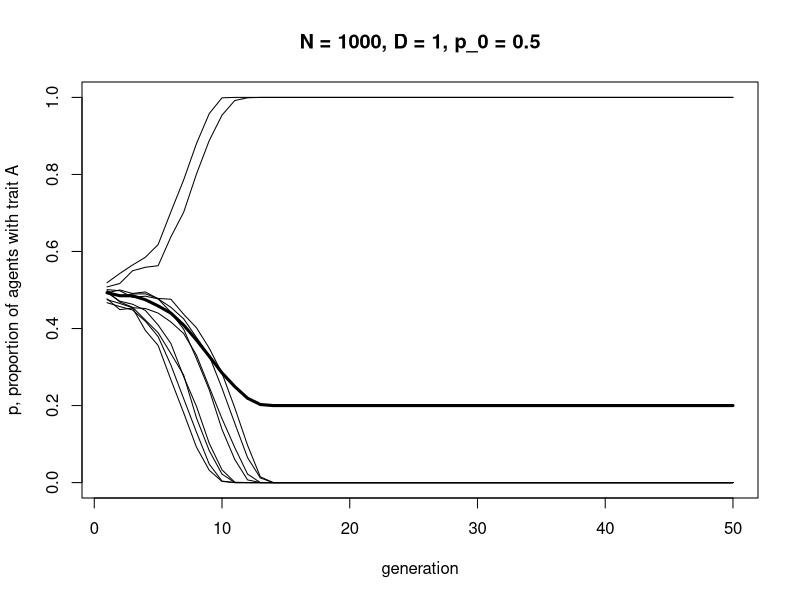
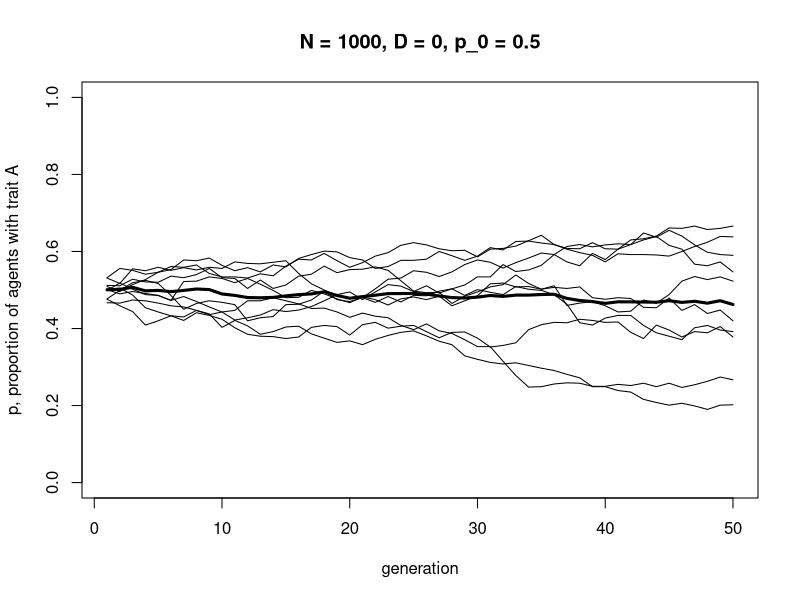
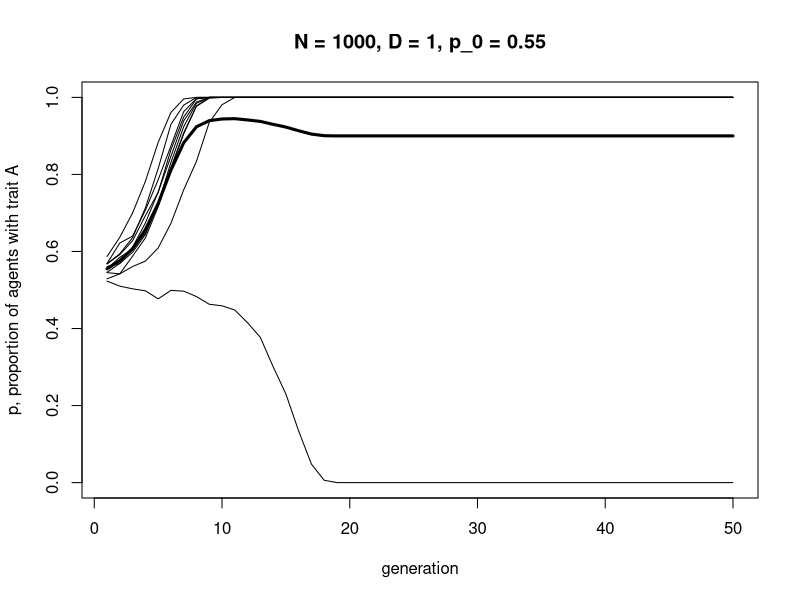
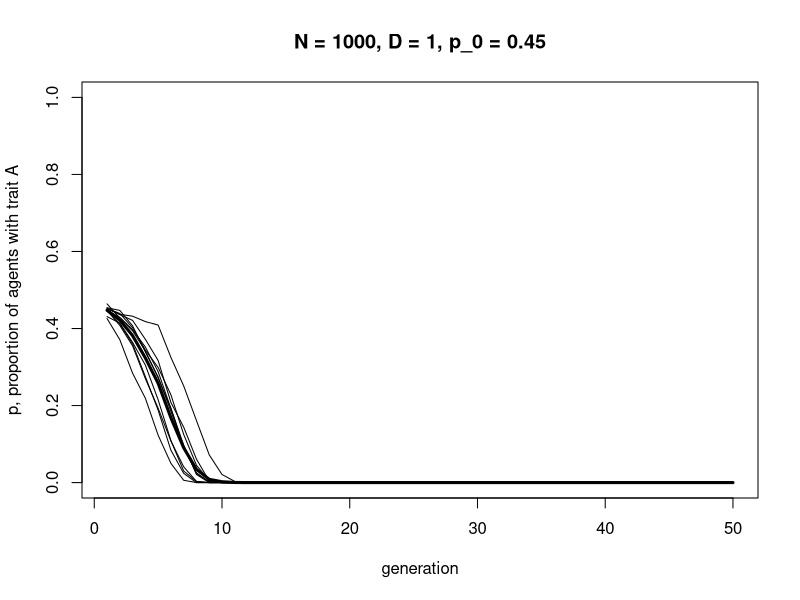
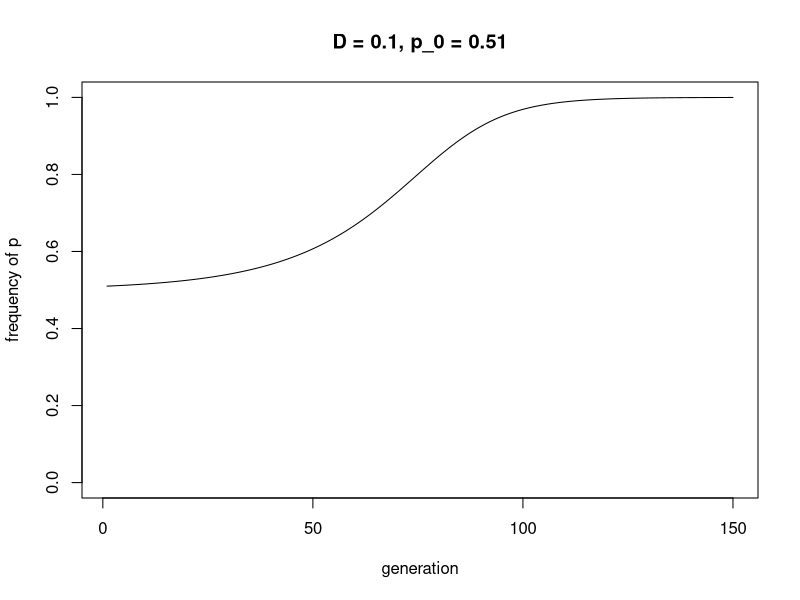
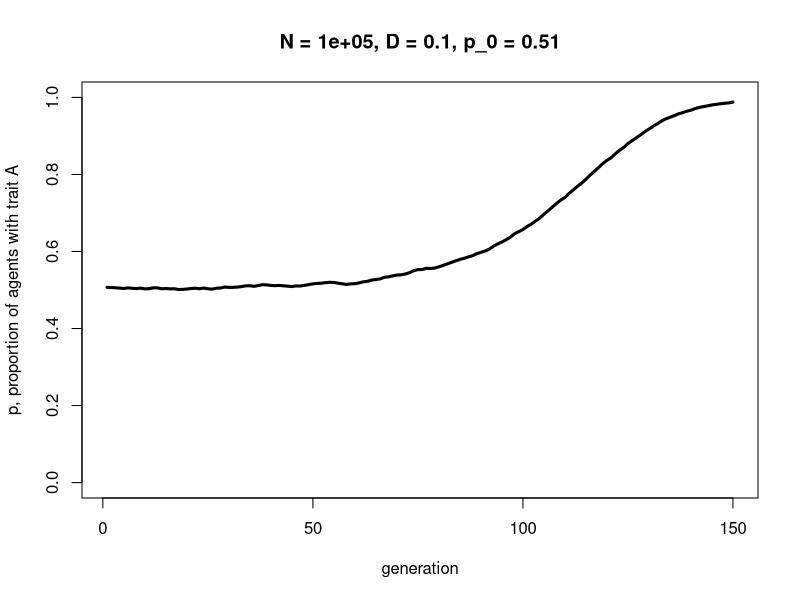
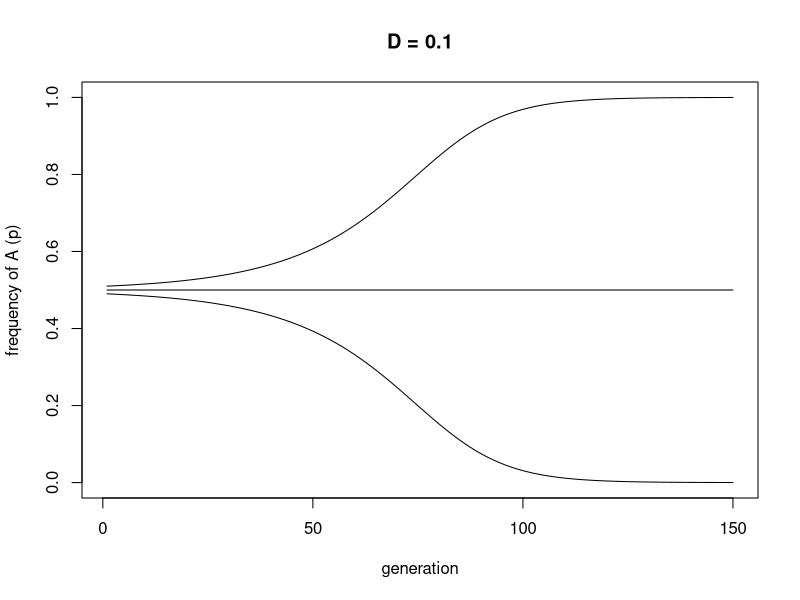
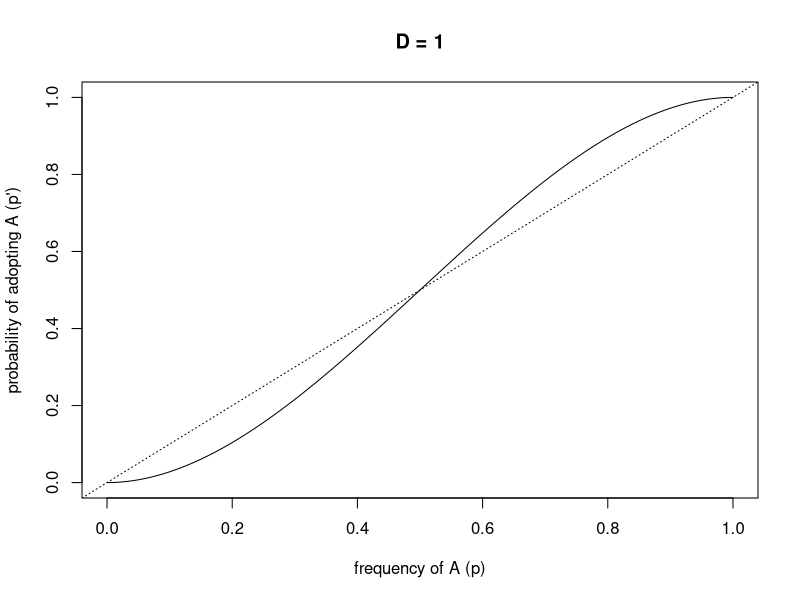

Write R code to recreate these figures, in order.
## ---- chunk 1

N <- 100
p_0 <- 0.5
D <- 1

# create first generation
agent <- data.frame(trait = sample(c("A","B"), N, replace = TRUE, 
                    prob = c(p_0,1-p_0)))  

head(agent)
    
## ---- chunk 2

# create dataframe with a set of 3 randomly-picked demonstrators for each agent
demonstrators <- data.frame(dem1 = sample(agent$trait, N, replace = TRUE), 
                            dem2 = sample(agent$trait, N, replace = TRUE), 
                            dem3 = sample(agent$trait, N, replace = TRUE))

head(demonstrators)

## ---- chunk 3

# get the number of As in each 3-dem combo
numAs <- rowSums(demonstrators == "A")

agent$trait[numAs == 3] <- "A"  # for dem combos with all As, set to A
agent$trait[numAs == 0] <- "B"  # for dem combos with no As, set to B

prob <- runif(N)

# when A is a majority, 2/3
agent$trait[numAs == 2 & prob < (2/3 + D/3)] <- "A"
agent$trait[numAs == 2 & prob >= (2/3 + D/3)] <- "B"

# when A is a minority, 1/3
agent$trait[numAs == 1 & prob < (1/3 - D/3)] <- "A"
agent$trait[numAs == 1 & prob >= (1/3 - D/3)] <- "B"

# for testing only, add the new traits to the demonstrator dataframe and show it
demonstrators$newtrait <- agent$trait
head(demonstrators, 20)

## ---- chunk 4

N <- 100
p_0 <- 0.5
D <- 0.1

# create first generation
agent <- data.frame(trait = sample(c("A","B"), N, replace = TRUE, 
                    prob = c(p_0,1-p_0)))  

# create dataframe with a set of 3 randomly-picked demonstrators for each agent
demonstrators <- data.frame(dem1 = sample(agent$trait, N, replace = TRUE), 
                            dem2 = sample(agent$trait, N, replace = TRUE), 
                            dem3 = sample(agent$trait, N, replace = TRUE))

# get the number of As in each 3-dem combo
numAs <- rowSums(demonstrators == "A")

agent$trait[numAs == 3] <- "A"  # for dem combos with all As, set to A
agent$trait[numAs == 0] <- "B"  # for dem combos with no As, set to B

prob <- runif(N)

# when A is a majority, 2/3
agent$trait[numAs == 2 & prob < (2/3 + D/3)] <- "A"
agent$trait[numAs == 2 & prob >= (2/3 + D/3)] <- "B"

# when A is a minority, 1/3
agent$trait[numAs == 1 & prob < (1/3 - D/3)] <- "A"
agent$trait[numAs == 1 & prob >= (1/3 - D/3)] <- "B"

# for testing only, add the new traits to the demonstrator dataframe and show it
demonstrators$newtrait <- agent$trait
head(demonstrators, 20)

## ---- chunk 5

ConformistTransmission <- function (N, p_0, D, t_max, r_max) {
  
  # create a matrix with t_max rows and r_max columns, fill with NAs, convert to dataframe
  output <- as.data.frame(matrix(NA,t_max,r_max))  
  
  # purely cosmetic: rename the columns with run1, run2 etc.
  names(output) <- paste("run", 1:r_max, sep="")  
  
  for (r in 1:r_max) {
    
    # create first generation
    agent <- data.frame(trait = sample(c("A","B"), N, replace = TRUE, 
                        prob = c(p_0,1-p_0)))  
    
    # add first generation's p to first row of column r
    output[1,r] <- sum(agent$trait == "A") / N  
  
    for (t in 2:t_max) {
  
      # create dataframe with a set of 3 randomly-picked demonstrators for each agent
      demonstrators <- data.frame(dem1 = sample(agent$trait, N, replace = TRUE), 
                                  dem2 = sample(agent$trait, N, replace = TRUE), 
                                  dem3 = sample(agent$trait, N, replace = TRUE))

      # get the number of As in each 3-dem combo
      numAs <- rowSums(demonstrators == "A")

      agent$trait[numAs == 3] <- "A"  # for dem combos with all As, set to A
      agent$trait[numAs == 0] <- "B"  # for dem combos with no As, set to B

      prob <- runif(N)
      
      # when A is a majority, 2/3
      agent$trait[numAs == 2 & prob < (2/3 + D/3)] <- "A"
      agent$trait[numAs == 2 & prob >= (2/3 + D/3)] <- "B"

      # when A is a minority, 1/3
      agent$trait[numAs == 1 & prob < (1/3 - D/3)] <- "A"
      agent$trait[numAs == 1 & prob >= (1/3 - D/3)] <- "B"

      # get p and put it into output slot for this generation t and run r
      output[t,r] <- sum(agent$trait == "A") / N  
  
    }
    
  }
  
  # first plot a thick line for the mean p
  plot(rowMeans(output), 
       type = 'l', 
       ylab = "p, proportion of agents with trait A", 
       xlab = "generation", 
       ylim = c(0,1), 
       lwd = 3, 
       main = paste("N = ", N, ", D = ", D, ", p_0 = ", p_0, sep = ""))
 
  for (r in 1:r_max) {  
    
    # add lines for each run, up to r_max
    lines(output[,r], type = 'l')  
    
  }
  
  output  # export data from function
}

## ---- chunk 6

data_model5 <- ConformistTransmission(N = 1000, p_0 = 0.5, D = 1, t_max = 50, r_max = 10)

## ---- chunk 7

data_model5 <- ConformistTransmission(N = 1000, p_0 = 0.5, D = 0, t_max = 50, r_max = 10)

## ---- chunk 8

data_model5 <- ConformistTransmission(N = 1000, p_0 = 0.55, D = 1, t_max = 50, r_max = 10)

## ---- chunk 9

data_model5 <- ConformistTransmission(N = 1000, p_0 = 0.45, D = 1, t_max = 50, r_max = 10)

## ---- chunk 10

ConformityRecursion <- function(D, t_max, p_0) {
  
  p <- rep(0,t_max)
  p[1] <- p_0
  
  for (i in 2:t_max) {
    p[i] <- p[i-1] + D*p[i-1]*(1-p[i-1])*(2*p[i-1] - 1)
  }
  
  plot(p, 
       type = "l", 
       ylim = c(0,1), 
       ylab = "frequency of p", 
       xlab = "generation", 
       main = paste("D = ", D, ", p_0 = ", p_0, sep = ""))

}

## ---- chunk 11

ConformityRecursion(D = 0.1, t_max = 150, p_0 = 0.51)

## ---- chunk 12

data_model5 <- ConformistTransmission(N = 100000, p_0 = 0.51, D = 0.1, t_max = 150, r_max = 1)

## ---- chunk 13

ConformityRecursion <- function(D, t_max, p_0) {
  
  numSims <- length(p_0)
  
  p <- as.data.frame(matrix(NA, nrow = t_max, ncol = numSims))
  p[1,] <- p_0
  
  for (i in 2:t_max) {
    p[i,] <- p[i-1,] + D*p[i-1,]*(1-p[i-1,])*(2*p[i-1,] - 1)
  }
  
  plot(p[,1], 
       type = "l", 
       ylim = c(0,1), 
       ylab = "frequency of A (p)", 
       xlab = "generation", 
       main = paste("D =", D))
  
  if (numSims > 1) {
    for (i in 2:numSims) {
      lines(p[,i], type = 'l')
    }
  }

}

## ---- chunk 14

ConformityRecursion(D = 0.1, t_max = 150, p_0 = c(0.49,0.5,0.51))

## ---- chunk 15

p <- seq(0,1,length.out = 101)

D <- 1
p_next <- p + D*p*(1-p)*(2*p-1)

plot(p, p_next, 
     type = 'l', 
     ylab = "probability of adopting A (p')", 
     xlab = "frequency of A (p)", 
     main = paste("D =", D))

abline(a = 0, b = 1, lty = 3)

